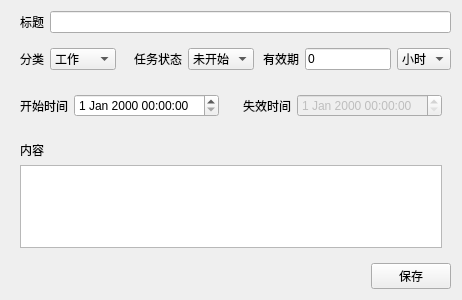
<?xml version="1.0" encoding="UTF-8"?>
<ui version="4.0">
 <class>TaskItemInfo</class>
 <widget class="QWidget" name="TaskItemInfo">
  <property name="geometry">
   <rect>
    <x>0</x>
    <y>0</y>
    <width>420</width>
    <height>300</height>
   </rect>
  </property>
  <property name="windowTitle">
   <string>Form</string>
  </property>
  <layout class="QVBoxLayout" name="verticalLayout">
   <item>
    <widget class="QWidget" name="title" native="true">
     <layout class="QGridLayout" name="gridLayout">
      <property name="topMargin">
       <number>0</number>
      </property>
      <property name="rightMargin">
       <number>0</number>
      </property>
      <property name="bottomMargin">
       <number>0</number>
      </property>
      <item row="0" column="0">
       <widget class="QLabel" name="label">
        <property name="text">
         <string>标题</string>
        </property>
       </widget>
      </item>
      <item row="0" column="1">
       <widget class="QLineEdit" name="titileLineEdit"/>
      </item>
     </layout>
    </widget>
   </item>
   <item>
    <widget class="QWidget" name="widget_2" native="true">
     <layout class="QHBoxLayout" name="horizontalLayout_2">
      <property name="spacing">
       <number>0</number>
      </property>
      <property name="leftMargin">
       <number>0</number>
      </property>
      <property name="topMargin">
       <number>0</number>
      </property>
      <property name="rightMargin">
       <number>0</number>
      </property>
      <property name="bottomMargin">
       <number>0</number>
      </property>
      <item>
       <widget class="QWidget" name="widget_6" native="true">
        <layout class="QHBoxLayout" name="horizontalLayout_3" stretch="0,0">
         <property name="topMargin">
          <number>0</number>
         </property>
         <property name="bottomMargin">
          <number>0</number>
         </property>
         <item>
          <widget class="QLabel" name="label_3">
           <property name="text">
            <string>分类</string>
           </property>
          </widget>
         </item>
         <item>
          <widget class="QComboBox" name="typeComboBox">
           <item>
            <property name="text">
             <string>工作</string>
            </property>
           </item>
           <item>
            <property name="text">
             <string>备忘录</string>
            </property>
           </item>
          </widget>
         </item>
        </layout>
       </widget>
      </item>
      <item>
       <widget class="QWidget" name="widget_5" native="true">
        <layout class="QHBoxLayout" name="horizontalLayout_6" stretch="1,0">
         <property name="rightMargin">
          <number>0</number>
         </property>
         <property name="bottomMargin">
          <number>9</number>
         </property>
         <item>
          <widget class="QLabel" name="label_6">
           <property name="text">
            <string>任务状态</string>
           </property>
          </widget>
         </item>
         <item>
          <widget class="QComboBox" name="statusComboBox">
           <item>
            <property name="text">
             <string>未开始</string>
            </property>
           </item>
           <item>
            <property name="text">
             <string>进行中</string>
            </property>
           </item>
           <item>
            <property name="text">
             <string>已超时</string>
            </property>
           </item>
           <item>
            <property name="text">
             <string>已完成</string>
            </property>
           </item>
          </widget>
         </item>
        </layout>
       </widget>
      </item>
      <item>
       <widget class="QWidget" name="status_2" native="true">
        <layout class="QHBoxLayout" name="horizontalLayout_8" stretch="1,0,0">
         <property name="rightMargin">
          <number>0</number>
         </property>
         <property name="bottomMargin">
          <number>9</number>
         </property>
         <item>
          <widget class="QLabel" name="label_7">
           <property name="text">
            <string>有效期</string>
           </property>
          </widget>
         </item>
         <item>
          <widget class="QLineEdit" name="valid">
           <property name="text">
            <string>0</string>
           </property>
          </widget>
         </item>
         <item>
          <widget class="QComboBox" name="validUnit">
           <item>
            <property name="text">
             <string>小时</string>
            </property>
           </item>
           <item>
            <property name="text">
             <string>天</string>
            </property>
           </item>
           <item>
            <property name="text">
             <string>周</string>
            </property>
           </item>
           <item>
            <property name="text">
             <string>月</string>
            </property>
           </item>
          </widget>
         </item>
        </layout>
       </widget>
      </item>
     </layout>
    </widget>
   </item>
   <item>
    <widget class="QWidget" name="widget" native="true">
     <layout class="QHBoxLayout" name="horizontalLayout_4">
      <property name="leftMargin">
       <number>0</number>
      </property>
      <property name="topMargin">
       <number>0</number>
      </property>
      <property name="rightMargin">
       <number>0</number>
      </property>
      <property name="bottomMargin">
       <number>0</number>
      </property>
      <item>
       <widget class="QWidget" name="widget_3" native="true">
        <layout class="QHBoxLayout" name="horizontalLayout">
         <item>
          <widget class="QLabel" name="label_4">
           <property name="text">
            <string>开始时间</string>
           </property>
          </widget>
         </item>
         <item>
          <widget class="QDateTimeEdit" name="beginDateTimeEdit">
           <property name="enabled">
            <bool>true</bool>
           </property>
          </widget>
         </item>
        </layout>
       </widget>
      </item>
      <item>
       <widget class="QWidget" name="widget_4" native="true">
        <layout class="QHBoxLayout" name="horizontalLayout_5" stretch="0,0">
         <item>
          <widget class="QLabel" name="label_5">
           <property name="text">
            <string>失效时间</string>
           </property>
          </widget>
         </item>
         <item>
          <widget class="QDateTimeEdit" name="validDateTimeEdit_2">
           <property name="enabled">
            <bool>false</bool>
           </property>
          </widget>
         </item>
        </layout>
       </widget>
      </item>
     </layout>
    </widget>
   </item>
   <item>
    <widget class="QWidget" name="content" native="true">
     <layout class="QVBoxLayout" name="verticalLayout_2">
      <item>
       <widget class="QLabel" name="label_2">
        <property name="text">
         <string>内容</string>
        </property>
        <property name="alignment">
         <set>Qt::AlignLeading|Qt::AlignLeft|Qt::AlignTop</set>
        </property>
       </widget>
      </item>
      <item>
       <widget class="QTextEdit" name="contentTextEdit"/>
      </item>
     </layout>
    </widget>
   </item>
   <item>
    <widget class="QWidget" name="confirm" native="true">
     <layout class="QHBoxLayout" name="horizontalLayout_7">
      <property name="spacing">
       <number>6</number>
      </property>
      <property name="leftMargin">
       <number>0</number>
      </property>
      <property name="topMargin">
       <number>0</number>
      </property>
      <property name="rightMargin">
       <number>0</number>
      </property>
      <property name="bottomMargin">
       <number>0</number>
      </property>
      <item>
       <spacer name="horizontalSpacer">
        <property name="orientation">
         <enum>Qt::Horizontal</enum>
        </property>
        <property name="sizeHint" stdset="0">
         <size>
          <width>199</width>
          <height>20</height>
         </size>
        </property>
       </spacer>
      </item>
      <item>
       <widget class="QPushButton" name="save">
        <property name="text">
         <string>保存</string>
        </property>
        <property name="shortcut">
         <string>Ctrl+S, Return</string>
        </property>
       </widget>
      </item>
     </layout>
    </widget>
   </item>
  </layout>
 </widget>
 <tabstops>
  <tabstop>titileLineEdit</tabstop>
  <tabstop>typeComboBox</tabstop>
  <tabstop>statusComboBox</tabstop>
  <tabstop>valid</tabstop>
  <tabstop>validUnit</tabstop>
  <tabstop>beginDateTimeEdit</tabstop>
  <tabstop>validDateTimeEdit_2</tabstop>
  <tabstop>contentTextEdit</tabstop>
  <tabstop>save</tabstop>
 </tabstops>
 <resources/>
 <connections/>
</ui>
